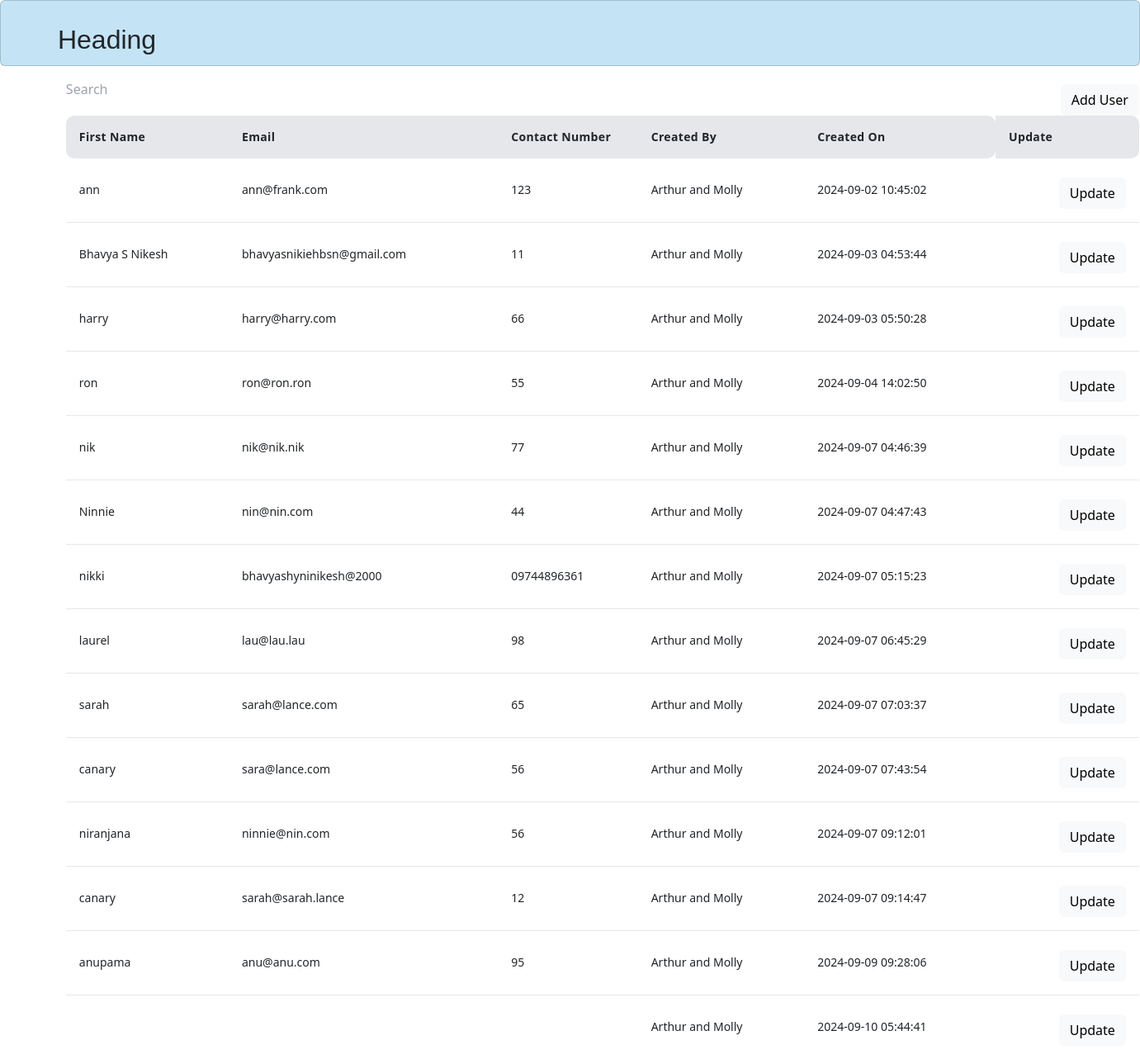
/users, run on an earlier commit of the app's database.
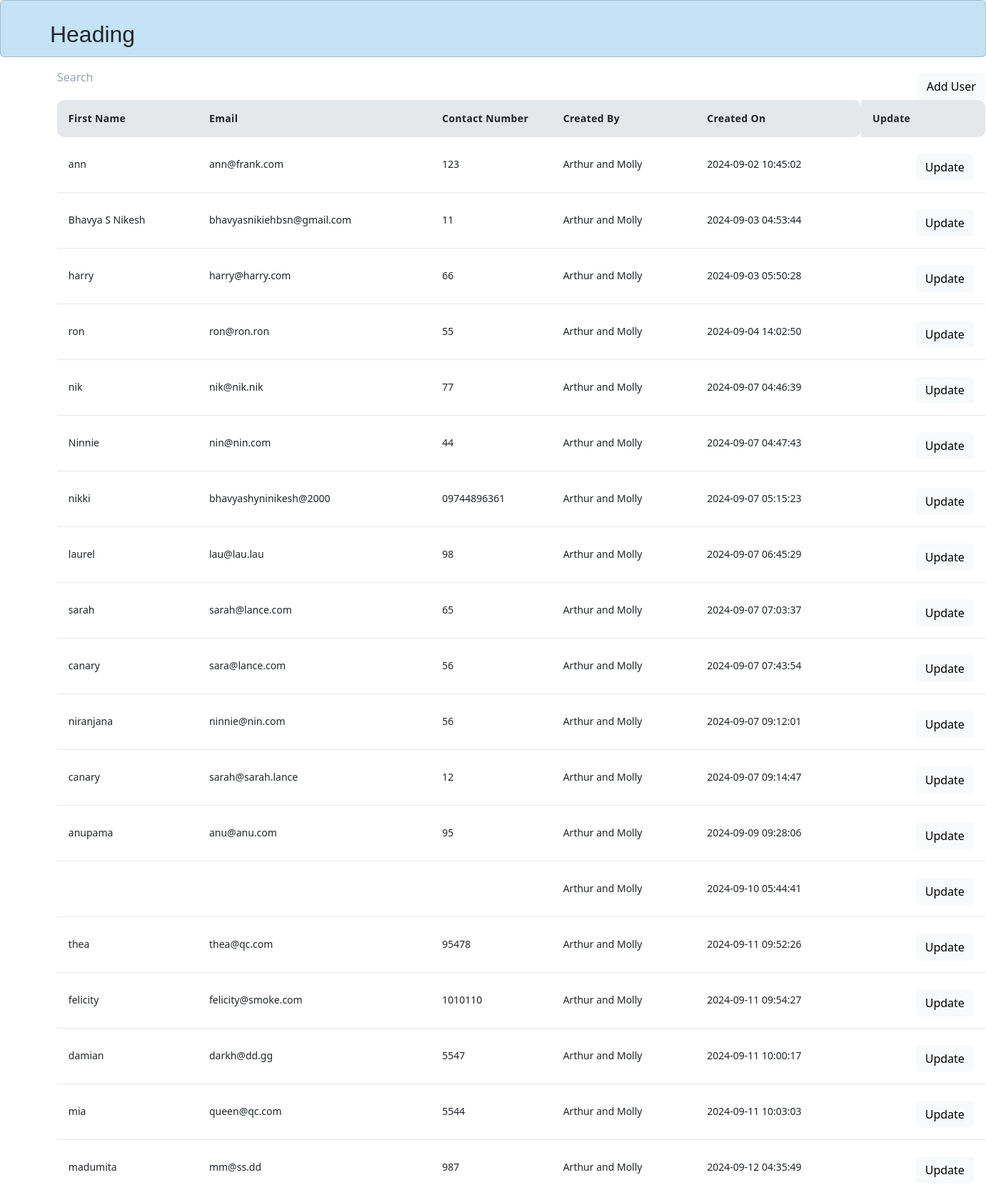
And on a later commit of the database.
### app.py (models this page shows)
class User(db.Model, UserMixin):
    user_id = db.Column(db.Integer, primary_key=True, autoincrement=True)
    email = db.Column(db.String(100),unique=True)
    password_hash = db.Column(db.String(500))
    first_name = db.Column(db.String(100),nullable=False)
    middle_name = db.Column(db.String(100),nullable=False)
    last_name = db.Column(db.String(100))
    contact_no =  db.Column(db.String(100),nullable=False)
    alt_contact_no = db.Column(db.String(100), nullable=True, default=None)
    company_id = mapped_column(Integer, ForeignKey("company.comp_id"))
    company = relationship("Company",backref=backref('users', lazy=True))
    is_deleted = db.Column(db.Boolean, default=False)
    created_by = db.Column(db.String(100), nullable=False)
    created_dt = db.Column(db.DateTime(timezone=True), server_default=func.now())
    updated_by = db.Column(db.String(100), nullable=False)
    updated_dt = db.Column(db.DateTime(timezone=True), server_default=func.now())

### app.py (the view)
@app.route('/users',methods=['GET', 'POST'] )
def users():
    user_list = User.query.all()
    return render_template('partials/new_table1.html', users=user_list)

### templates/partials/new_table1.html (shortened to what this page needs)
{% extends 'base.html' %}
{% block content %}
<!DOCTYPE html>
<html lang="en">
<head>
  <link href="https://unpkg.com/tailwindcss@^2/dist/tailwind.min.css" rel="stylesheet">
  <link href="https://cdn.jsdelivr.net/npm/bootstrap@5.3.3/dist/css/bootstrap.min.css" rel="stylesheet">
</head>
<body>
<div>
  <section class="section">
    <div id="table1">
      <div>
        <input type="text" class="input bg-white-50" style="float: left;" placeholder="Search" name="q" hx-get="/search" hx-trigger="keyup changed delay:500ms" hx-target="#results">
        <button
            x-data="{usedKeyboard: false}"
            @keydown.window.tab="usedKeyboard = true"
            role="button"
            @click="$dispatch('open-menu', { open: true, user_id:'aa'})"
            :class="{'focus:outline-none': !usedKeyboard}"
            class="btn btn-light" style="float: right;">
            Add User
        </button>
      </div>
      <table class="table2" id="results">
        <thead class="bg-gray-200 text-black-500">
          <tr class="bg-white-50">
            <th class="w-24 p-3 text-sm font-bold tracking-wide text-left">First Name</th>
            <th class="w-24 p-3 text-sm font-bold tracking-wide text-left">Email</th>
            <th class="w-24 p-3 text-sm font-bold tracking-wide text-left">Contact Number</th>
            <th class="w-24 p-3 text-sm font-bold tracking-wide text-left">Created By</th>
            <th class="w-24 p-3 text-sm font-bold tracking-wide text-left">Created On</th>
            <th class="w-24 p-3 text-sm font-bold tracking-wide text-left">Update</th>
          </tr>
        </thead>
        <tbody id="results" class="divide-y divide-white-100">
          {% for user in users %}
          <tr class="bg-white-200">
            <td class="p-3 text-sm text-black-700 whitespace-nowrap">{{ user.first_name }}</td>
            <td class="p-3 text-sm text-black-700 whitespace-nowrap">{{ user.email }}</td>
            <td class="p-3 text-sm text-black-700 whitespace-nowrap">{{ user.contact_no }}</td>
            <td class="p-3 text-sm text-black-700 whitespace-nowrap">{{ user.created_by }}</td>
            <td class="p-3 text-sm text-black-700 whitespace-nowrap">{{ user.created_dt }}</td>
            <td class="p-3 text-sm text-black-700 whitespace-nowrap">
              <a id="{{user.user_id}}" x-data="{usedKeyboard: false}" @keydown.window.tab="usedKeyboard = true" role="button" @click="$dispatch('open-menu', {open: true, user_id: $event.target.id});"  class="btn btn-light" style="float: right;">Update</a>
            </td>
          </tr>
          {% endfor %}
        </tbody>
      </table>
    </div>
  </section>
</div>
</body>
{% endblock %}

### templates/base.html (shortened to what this page needs)
<!doctype html>
<html lang="en">
  <head>
    <link href="{{url_for('static', filename='style.css')}}" rel="stylesheet">
    <script src="https://cdn.tailwindcss.com"></script>
  </head>
  <body>
    <header>
      <div id="pagetop" class="card">
          <div id="heading">
              <h2>Heading</h2>
          </div>
  </header>
    <div class="container-fluid">
        {% block content %}
         {% endblock %}
        </div>
  </body>
</html>

### static/style.css (style rules this page uses)
html, body { height: 100%; }
body { height: -moz-calc(100% - 113px); height: -webkit-calc(100% - 113px); height: calc(100% - 113px); }
body { background: #c4e4f5; }
h2 { font-size: 2.5rem; font-weight: bold; }
input { font-size: 18px; font-family:'Times New Roman', Times, serif; height: 27px; }
.btn { margin-left: 10px; margin-top: 7px; font-size: 16px; font-family: 'OpenSansBold'; padding: 5px 15px 10px 15px; }
table, th, td { border-left: none; border-right: none; }
tr td:nth-child(n+5), tr th:nth-child(n+5) { border-radius: 0 .625rem .625rem 0; }
tr td:nth-child(1), tr th:nth-child(1) { border-radius: .625rem 0 0 .625rem; }
#pagetop { position: absolute; padding: 0; height: 56px; top: 0; left: 0; width: 100%; background-color: #c4e4f5; display: inline-block; height: 80px; }
#heading { font-family:'Trebuchet MS', 'Lucida Sans Unicode', 'Lucida Grande', 'Lucida Sans', Arial, sans-serif; margin-top: 2%; margin-left: 5%; }
#table1 { margin-top: 7%; margin-left: 5%; width: 1300px;; }
.table2 { width: 1300px; }

What changed in the data, as far as the page shows it:
added User: first_name "thea", email "thea@qc.com", contact_no "95478", created_by "Arthur and Molly", created_dt "2024-09-11 09:52:26"
added User: first_name "felicity", email "felicity@smoke.com", contact_no "1010110", created_by "Arthur and Molly", created_dt "2024-09-11 09:54:27"
added User: first_name "damian", email "darkh@dd.gg", contact_no "5547", created_by "Arthur and Molly", created_dt "2024-09-11 10:00:17"
added User: first_name "mia", email "queen@qc.com", contact_no "5544", created_by "Arthur and Molly", created_dt "2024-09-11 10:03:03"
added User: first_name "madumita", email "mm@ss.dd", contact_no "987", created_by "Arthur and Molly", created_dt "2024-09-12 04:35:49"
